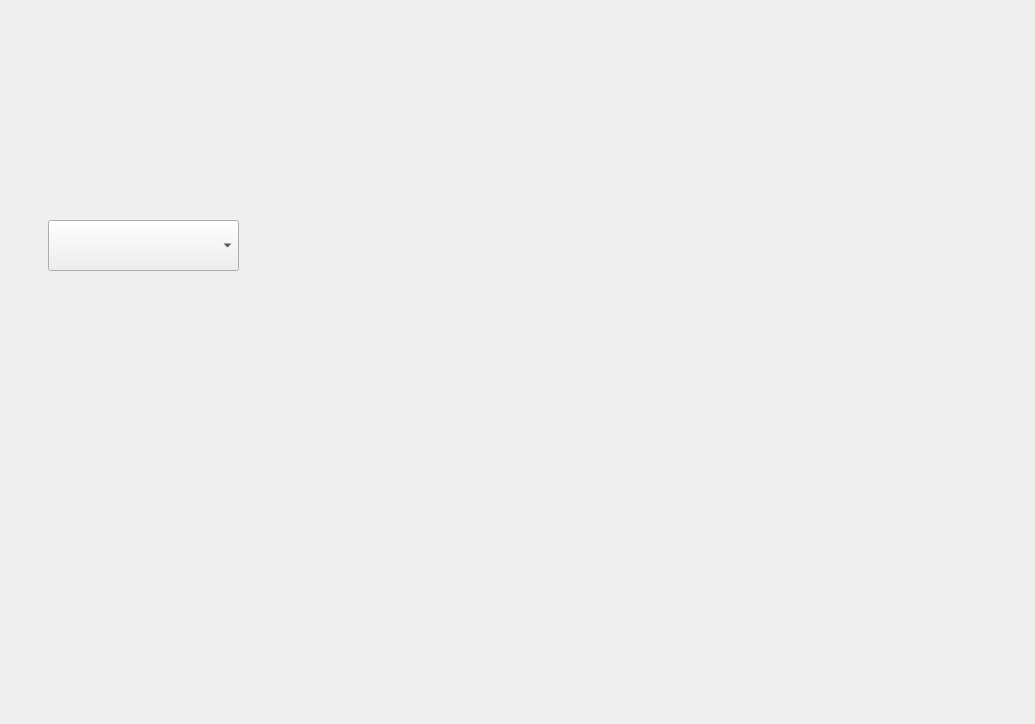
<?xml version="1.0" encoding="UTF-8"?>
<ui version="4.0">
 <class>Dialog</class>
 <widget class="QDialog" name="Dialog">
  <property name="geometry">
   <rect>
    <x>0</x>
    <y>0</y>
    <width>1035</width>
    <height>724</height>
   </rect>
  </property>
  <property name="windowTitle">
   <string>Dialog</string>
  </property>
  <widget class="QComboBox" name="ModelList">
   <property name="geometry">
    <rect>
     <x>48</x>
     <y>220</y>
     <width>191</width>
     <height>51</height>
    </rect>
   </property>
  </widget>
 </widget>
 <resources/>
 <connections/>
</ui>
